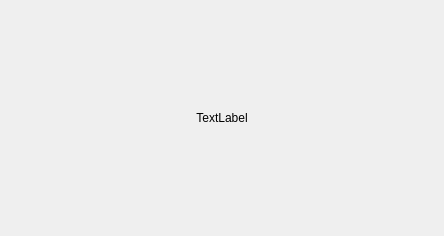
<?xml version="1.0" encoding="UTF-8"?>
<ui version="4.0">
 <class>Form</class>
 <widget class="QWidget" name="Form">
  <property name="geometry">
   <rect>
    <x>0</x>
    <y>0</y>
    <width>444</width>
    <height>236</height>
   </rect>
  </property>
  <property name="windowTitle">
   <string>Form</string>
  </property>
  <layout class="QGridLayout" name="gridLayout">
   <item row="0" column="0">
    <widget class="QLabel" name="tips_text">
     <property name="text">
      <string>TextLabel</string>
     </property>
     <property name="scaledContents">
      <bool>true</bool>
     </property>
     <property name="alignment">
      <set>Qt::AlignCenter</set>
     </property>
    </widget>
   </item>
  </layout>
 </widget>
 <resources/>
 <connections/>
</ui>
